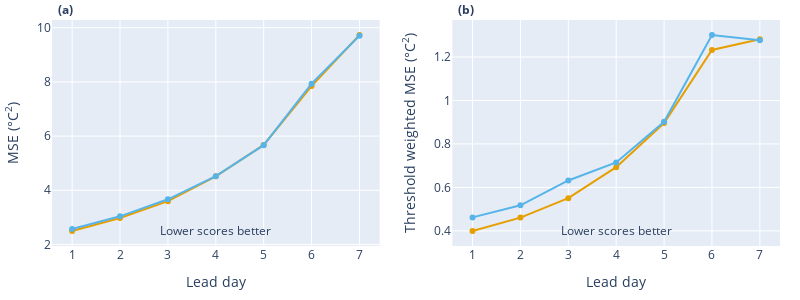

Write notebook code for a chart like this one.
### Markdown cell above
### Produce plot

### Code cell
official_line_colour = 'rgba(230,159,0,1)'
autofcst_line_colour = 'rgba(86,180,233,1)'
figure = make_subplots(rows=1, cols=2, subplot_titles=("<b>(a)</b>", "<b>(b)</b>",))
figure.update_annotations(font_size=12, xshift=-160, xanchor="left")

# Left - black summer MSE
figure.add_trace(
    go.Scatter(
        x=official_bs_mse.lead_day,
        y=official_bs_mse.values,
        line=dict(color=official_line_colour),
        name="Official",
        showlegend=False
    ), row=1, col=1
)
figure.add_trace(
    go.Scatter(
        x=autofcst_bs_mse.lead_day,
        y=autofcst_bs_mse.values,
        line=dict(color=autofcst_line_colour),
        name="Automated",
        showlegend=False
    ), row=1, col=1
)

# right - black summer TW MSE
figure.add_trace(
    go.Scatter(
        x=official_bs_tw.lead_day,
        y=official_bs_tw.values,
        line=dict(color=official_line_colour),
        name="Official",
        showlegend=False
    ), row=1, col=2
)
figure.add_trace(
    go.Scatter(
        x=autofcst_bs_tw.lead_day,
        y=autofcst_bs_tw.values,
        line=dict(color=autofcst_line_colour),
        name="Automated",
        showlegend=False
    ), row=1, col=2
)

figure.update_layout(
    legend=dict(x=0.01,y=0.99),
    height=300,
    width=800,
    margin=go.layout.Margin(
        l=20, #left margin
        r=20, #right margin
        b=20, #bottom margin
        t=20, #top margin
    ),
)
figure.update_xaxes(title_text="Lead day", row=1, col=1, tickmode="linear", tick0=0, dtick=1)
figure.update_xaxes(title_text="Lead day", row=1, col=2, tickmode="linear", tick0=0, dtick=1)
figure.update_yaxes(title_text="MSE (°C<sup>2</sup>)", row=1, col=1)
figure.update_yaxes(title_text="Threshold weighted MSE (°C<sup>2</sup>)", row=1, col=2)

figure.add_annotation(x=4, y=2.5, text="Lower scores better", showarrow=False, row=1, col=1)
figure.add_annotation(x=4, y=0.4, text="Lower scores better", showarrow=False, row=1, col=2)


figure.update_layout(legend=dict(
    yanchor="bottom",
    y=0.01,
    xanchor="right",
    x=0.99
))

### Figure 1 — Plotly figure (JSON) as saved in the notebook; plotly's stock layout.template omitted (floating-point values rounded to 4 significant figures)
{"data": [{"line": {"color": "rgba(230,159,0,1)"}, "name": "Official", "showlegend": false, "type": "scatter", "x": [1, 2, 3, 4, 5, 6, 7], "xaxis": "x", "y": [2.499, 2.976, 3.599, 4.516, 5.675, 7.845, 9.729], "yaxis": "y"}, {"line": {"color": "rgba(86,180,233,1)"}, "name": "Automated", "showlegend": false, "type": "scatter", "x": [1, 2, 3, 4, 5, 6, 7], "xaxis": "x", "y": [2.57, 3.039, 3.668, 4.519, 5.666, 7.936, 9.705], "yaxis": "y"}, {"line": {"color": "rgba(230,159,0,1)"}, "name": "Official", "showlegend": false, "type": "scatter", "x": [1, 2, 3, 4, 5, 6, 7], "xaxis": "x2", "y": [0.3997, 0.4611, 0.5507, 0.6933, 0.896, 1.233, 1.282], "yaxis": "y2"}, {"line": {"color": "rgba(86,180,233,1)"}, "name": "Automated", "showlegend": false, "type": "scatter", "x": [1, 2, 3, 4, 5, 6, 7], "xaxis": "x2", "y": [0.4622, 0.5177, 0.6321, 0.7151, 0.902, 1.301, 1.278], "yaxis": "y2"}], "layout": {"annotations": [{"font": {"size": 12}, "showarrow": false, "text": "<b>(a)</b>", "x": 0.225, "xanchor": "left", "xref": "paper", "xshift": -160, "y": 1, "yanchor": "bottom", "yref": "paper"}, {"font": {"size": 12}, "showarrow": false, "text": "<b>(b)</b>", "x": 0.775, "xanchor": "left", "xref": "paper", "xshift": -160, "y": 1, "yanchor": "bottom", "yref": "paper"}, {"showarrow": false, "text": "Lower scores better", "x": 4, "xref": "x", "y": 2.5, "yref": "y"}, {"showarrow": false, "text": "Lower scores better", "x": 4, "xref": "x2", "y": 0.4, "yref": "y2"}], "height": 300, "legend": {"x": 0.99, "xanchor": "right", "y": 0.01, "yanchor": "bottom"}, "margin": {"b": 20, "l": 20, "r": 20, "t": 20}, "width": 800, "xaxis": {"anchor": "y", "domain": [0, 0.45], "dtick": 1, "tick0": 0, "tickmode": "linear", "title": {"text": "Lead day"}}, "xaxis2": {"anchor": "y2", "domain": [0.55, 1], "dtick": 1, "tick0": 0, "tickmode": "linear", "title": {"text": "Lead day"}}, "yaxis": {"anchor": "x", "domain": [0, 1], "title": {"text": "MSE (°C<sup>2</sup>)"}}, "yaxis2": {"anchor": "x2", "domain": [0, 1], "title": {"text": "Threshold weighted MSE (°C<sup>2</sup>)"}}}}
